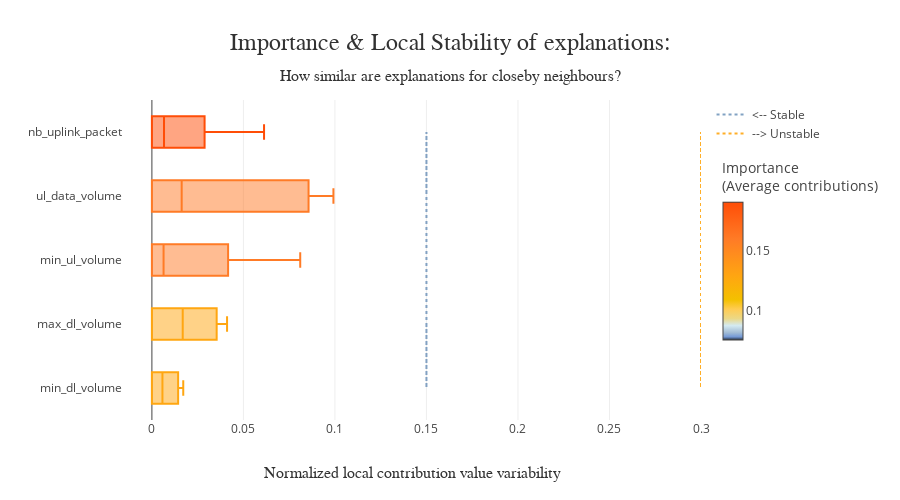

The notebook cell this image was saved under:
### Code cell
index = [1, 2, 3, 8, 9]

# Using distribution = "boxplot" or "violin" displays distributions of variability instead of means
xpl.plot.stability_plot(selection=index, max_features=5, distribution="boxplot")

### Figure 1 — Plotly figure (JSON) as saved in the notebook; plotly's stock layout.template omitted (floating-point values rounded to 4 significant figures)
{"data": [{"marker": {"color": "rgb(255, 166, 17)"}, "name": "min_dl_volume", "showlegend": false, "type": "box", "x": [0.0134, 0.005757, 0, 0, 0.01713]}, {"marker": {"color": "rgb(255, 166, 17)"}, "name": "max_dl_volume", "showlegend": false, "type": "box", "x": [0.0335, 0.04106, 0, 0, 0.01684]}, {"marker": {"color": "rgb(255, 123, 38)"}, "name": "min_ul_volume", "showlegend": false, "type": "box", "x": [0.0285, 0.006373, 0, 0, 0.08104]}, {"marker": {"color": "rgb(255, 123, 38)"}, "name": "ul_data_volume", "showlegend": false, "type": "box", "x": [0.01627, 0.08107, 0, 0, 0.09917]}, {"marker": {"color": "rgb(255, 77, 7)"}, "name": "nb_uplink_packet", "showlegend": false, "type": "box", "x": [0.01796, 0.006617, 0, 0, 0.06127]}, {"hoverinfo": "none", "marker": {"color": [0.0752, 0.1911], "colorbar": {"len": 300, "lenmode": "pixels", "thickness": 20, "title": {"text": "Importance<br />(Average contributions)"}, "y": 1, "yanchor": "top", "ypad": 60}, "colorscale": [[0, "rgb(52, 55, 54)"], [0.01141, "rgb(74, 99, 138)"], [0.02281, "rgb(116, 153, 214)"], [0.05373, "rgb(162, 188, 213)"], [0.1042, "rgb(212, 234, 242)"], [0.1546, "rgb(235, 216, 134)"], [0.2234, "rgb(255, 204, 83)"], [0.2923, "rgb(244, 192, 0)"], [0.4614, "rgb(255, 166, 17)"], [0.7307, "rgb(255, 123, 38)"], [1, "rgb(255, 77, 7)"]], "showscale": true, "size": 1}, "mode": "markers", "showlegend": false, "type": "scatter", "x": [null], "y": [null]}, {"hoverinfo": "none", "line": {"color": "rgba(117, 152, 189, 0.9)", "dash": "dot"}, "mode": "lines", "name": "<-- Stable", "type": "scatter", "x": [0.15, 0.15, 0.15, 0.15, 0.15], "y": ["max_dl_volume", "min_dl_volume", "min_ul_volume", "nb_uplink_packet", "ul_data_volume"]}, {"hoverinfo": "none", "line": {"color": "rgba(255, 166, 17, 0.9)", "dash": "dot"}, "mode": "lines", "name": "--> Unstable", "type": "scatter", "x": [0.3, 0.3, 0.3, 0.3, 0.3], "y": ["max_dl_volume", "min_dl_volume", "min_ul_volume", "nb_uplink_packet", "ul_data_volume"]}], "layout": {"coloraxis": {"showscale": false}, "height": 500, "hovermode": "closest", "title": {"font": {"color": "rgb(50, 50, 50)", "family": "Arial", "size": 24}, "pad": {"b": 50}, "text": "Importance & Local Stability of explanations:<span style='font-size: 16px;'><br />How similar are explanations for closeby neighbours?</span>", "x": 0.5, "xanchor": "center", "yanchor": "bottom"}, "xaxis": {"automargin": true, "title": {"font": {"color": "rgb(50, 50, 50)", "family": "Arial Black", "size": 16}, "text": "Normalized local contribution value variability"}}, "yaxis": {"automargin": true, "title": {"font": {"color": "rgb(50, 50, 50)", "family": "Arial Black", "size": 16}, "text": ""}}}}
